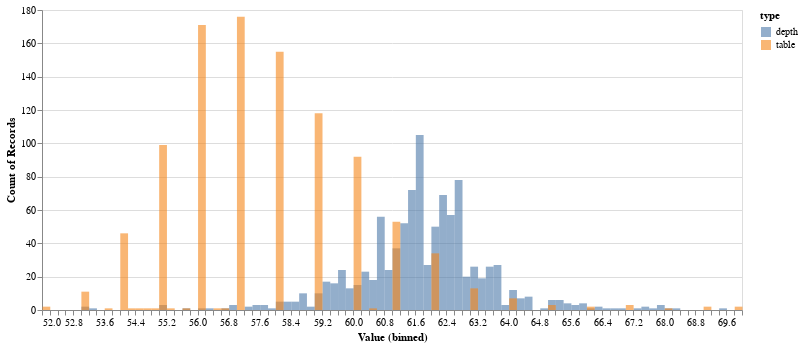

Write notebook code for a chart like this one.
### Code cell
alt.Chart(layered).mark_bar(color='lawngreen',opacity=0.6,binSpacing=0).encode(x=alt.X('Value', bin=alt.Bin(maxbins=120)),
                                                                              y=alt.Y('count()', stack=None),
                                                                               color='type:N').properties(width=700,
                                                                                                         height=300)

### Figure 1 — Vega-Lite specification as saved in the notebook (floating-point values rounded to 4 significant figures; data arrays with more than 128 entries replaced by an {"elided": "..."} marker saying what was removed)
{"config": {"view": {"continuousWidth": 400, "continuousHeight": 300}}, "data": {"name": "data-4f809b21916bc53cbb04323adcc4071a"}, "mark": {"type": "bar", "binSpacing": 0, "color": "lawngreen", "opacity": 0.6}, "encoding": {"color": {"field": "type", "type": "nominal"}, "x": {"bin": {"maxbins": 120}, "field": "Value", "type": "quantitative"}, "y": {"aggregate": "count", "stack": null, "type": "quantitative"}}, "height": 300, "width": 700, "$schema": "https://vega.github.io/schema/vega-lite/v4.17.0.json", "datasets": {"data-4f809b21916bc53cbb04323adcc4071a": {"elided": "2000 records"}}}
